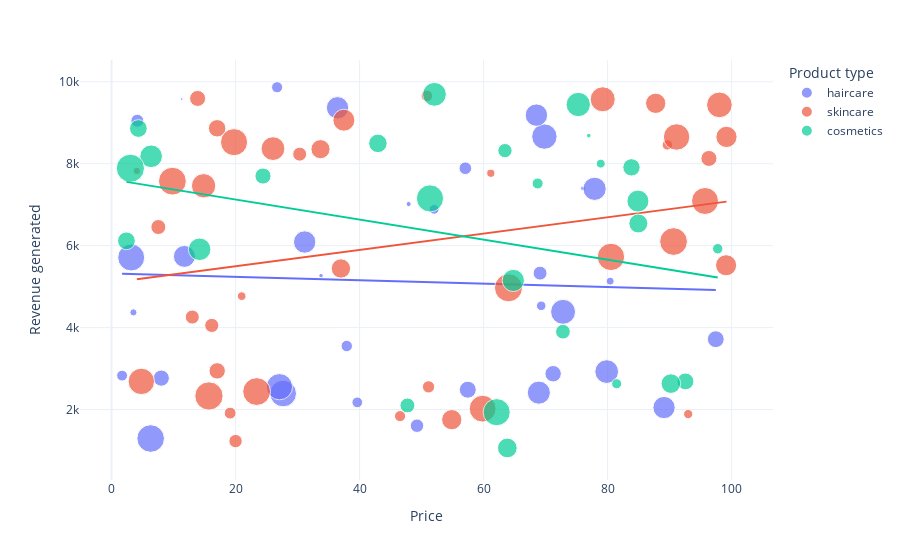

Source (notebook cell):
### Markdown cell above
-----Revenue and Sales Analysis-----

### Code cell
fig = px.scatter(df, x ='Price', y='Revenue generated', color="Product type",size="Number of products sold",trendline="ols")
fig.show()

### Figure 1 — Plotly figure (JSON) as saved in the notebook; plotly's stock layout.template omitted (floating-point values rounded to 4 significant figures)
{"data": [{"hovertemplate": "Product type=haircare<br>Price=%{x}<br>Revenue generated=%{y}<br>Number of products sold=%{marker.size}<extra></extra>", "legendgroup": "haircare", "marker": {"color": "#636efa", "size": [802, 8, 147, 336, 620, 884, 209, 142, 353, 327, 598, 24, 859, 29, 154, 622, 701, 227, 117, 163, 32, 904, 241, 359, 946, 198, 774, 663, 618, 79, 114, 672, 62, 627], "sizemode": "area", "sizeref": 2.49, "symbol": "circle"}, "mode": "markers", "name": "haircare", "orientation": "v", "showlegend": true, "type": "scatter", "x": [69.81, 11.32, 1.7, 71.21, 36.44, 27.68, 4.156, 39.63, 97.45, 8.023, 11.74, 33.78, 27.08, 76.04, 26.7, 31.15, 79.86, 49.26, 52.03, 37.93, 47.91, 3.17, 69.11, 57.45, 6.307, 57.06, 72.82, 68.91, 89.1, 80.41, 69.29, 77.9, 3.526, 68.52], "xaxis": "x", "y": [8662.0, 9578.0, 2828.0, 2874.0, 9365.0, 2391.0, 9049.0, 2175.0, 3716.0, 2766.0, 5737.0, 5268.0, 2557.0, 7397.0, 9866.0, 6088.0, 2926.0, 1606.0, 6886.0, 3550.0, 7015.0, 5710.0, 5328.0, 2484.0, 1292.0, 7889.0, 4384.0, 2412.0, 2048.0, 5134.0, 4531.0, 7386.0, 4371.0, 9185.0], "yaxis": "y"}, {"hovertemplate": "<b>OLS trendline</b><br>Revenue generated = -4.1918 * Price + 5323.92<br>R<sup>2</sup>=0.002087<br><br>Product type=haircare<br>Price=%{x}<br>Revenue generated=%{y} <b>(trend)</b><extra></extra>", "legendgroup": "haircare", "marker": {"color": "#636efa", "symbol": "circle"}, "mode": "lines", "name": "haircare", "showlegend": false, "type": "scatter", "x": [1.7, 3.17, 3.526, 4.156, 6.307, 8.023, 11.32, 11.74, 26.7, 27.08, 27.68, 31.15, 33.78, 36.44, 37.93, 39.63, 47.91, 49.26, 52.03, 57.06, 57.45, 68.52, 68.91, 69.11, 69.29, 69.81, 71.21, 72.82, 76.04, 77.9, 79.86, 80.41, 89.1, 97.45], "xaxis": "x", "y": [5317.0, 5311.0, 5309.0, 5307.0, 5297.0, 5290.0, 5276.0, 5275.0, 5212.0, 5210.0, 5208.0, 5193.0, 5182.0, 5171.0, 5165.0, 5158.0, 5123.0, 5117.0, 5106.0, 5085.0, 5083.0, 5037.0, 5035.0, 5034.0, 5033.0, 5031.0, 5025.0, 5019.0, 5005.0, 4997.0, 4989.0, 4987.0, 4950.0, 4915.0], "yaxis": "y"}, {"hovertemplate": "Product type=skincare<br>Price=%{x}<br>Revenue generated=%{y}<br>Number of products sold=%{marker.size}<extra></extra>", "legendgroup": "skincare", "marker": {"color": "#EF553B", "size": [736, 83, 871, 65, 980, 996, 960, 249, 562, 469, 280, 187, 320, 168, 781, 602, 963, 963, 176, 933, 556, 155, 910, 820, 242, 93, 896, 380, 246, 134, 457, 704, 513, 511, 106, 872, 336, 223, 320, 913], "sizemode": "area", "sizeref": 2.49, "symbol": "circle"}, "mode": "markers", "name": "skincare", "orientation": "v", "showlegend": true, "type": "scatter", "x": [14.84, 61.16, 4.805, 4.078, 64.02, 15.71, 90.64, 16.16, 99.17, 36.99, 7.547, 51.12, 96.34, 50.85, 79.21, 37.47, 9.813, 23.4, 19.13, 80.54, 99.11, 46.53, 95.71, 98.03, 30.34, 20.99, 59.84, 17.03, 13.02, 89.63, 33.7, 26.03, 87.76, 54.87, 93.0, 91.13, 17.03, 20.0, 13.88, 19.75], "xaxis": "x", "y": [7461.0, 7767.0, 2687.0, 7823.0, 4971.0, 2331.0, 6100.0, 4053.0, 8654.0, 5442.0, 6454.0, 2553.0, 8128.0, 9655.0, 9572.0, 9062.0, 7573.0, 2438.0, 1912.0, 5725.0, 5521.0, 1840.0, 7089.0, 9436.0, 8232.0, 4767.0, 2021.0, 8864.0, 4257.0, 8459.0, 8355.0, 8368.0, 9474.0, 1752.0, 1889.0, 8652.0, 2943.0, 1230.0, 9593.0, 8526.0], "yaxis": "y"}, {"hovertemplate": "<b>OLS trendline</b><br>Revenue generated = 19.9126 * Price + 5099.65<br>R<sup>2</sup>=0.054398<br><br>Product type=skincare<br>Price=%{x}<br>Revenue generated=%{y} <b>(trend)</b><extra></extra>", "legendgroup": "skincare", "marker": {"color": "#EF553B", "symbol": "circle"}, "mode": "lines", "name": "skincare", "showlegend": false, "type": "scatter", "x": [4.078, 4.805, 7.547, 9.813, 13.02, 13.88, 14.84, 15.71, 16.16, 17.03, 17.03, 19.13, 19.75, 20.0, 20.99, 23.4, 26.03, 30.34, 33.7, 36.99, 37.47, 46.53, 50.85, 51.12, 54.87, 59.84, 61.16, 64.02, 79.21, 80.54, 87.76, 89.63, 90.64, 91.13, 93.0, 95.71, 96.34, 98.03, 99.11, 99.17], "xaxis": "x", "y": [5181.0, 5195.0, 5250.0, 5295.0, 5359.0, 5376.0, 5395.0, 5412.0, 5421.0, 5439.0, 5439.0, 5481.0, 5493.0, 5498.0, 5518.0, 5566.0, 5618.0, 5704.0, 5771.0, 5836.0, 5846.0, 6026.0, 6112.0, 6118.0, 6192.0, 6291.0, 6318.0, 6374.0, 6677.0, 6703.0, 6847.0, 6884.0, 6904.0, 6914.0, 6951.0, 7006.0, 7018.0, 7052.0, 7073.0, 7074.0], "yaxis": "y"}, {"hovertemplate": "Product type=cosmetics<br>Price=%{x}<br>Revenue generated=%{y}<br>Number of products sold=%{marker.size}<extra></extra>", "legendgroup": "cosmetics", "marker": {"color": "#00cc96", "size": [426, 150, 126, 601, 391, 352, 394, 253, 616, 449, 705, 919, 99, 633, 484, 270, 637, 478, 375, 25, 737, 134, 916, 276, 987, 324], "sizemode": "area", "sizeref": 2.49, "symbol": "circle"}, "mode": "markers", "name": "cosmetics", "orientation": "v", "showlegend": true, "type": "scatter", "x": [42.96, 68.72, 81.46, 84.89, 4.324, 92.56, 2.397, 63.45, 64.8, 84.96, 52.08, 51.36, 78.9, 14.2, 63.83, 72.8, 6.382, 90.2, 83.85, 76.96, 75.27, 97.76, 62.11, 47.71, 3.038, 24.42], "xaxis": "x", "y": [8496.0, 7517.0, 2629.0, 7087.0, 8858.0, 2686.0, 6117.0, 8319.0, 5150.0, 6541.0, 9692.0, 7152.0, 8002.0, 5911.0, 1062.0, 3900.0, 8180.0, 2633.0, 7911.0, 8685.0, 9445.0, 5925.0, 1935.0, 2100.0, 7888.0, 7698.0], "yaxis": "y"}, {"hovertemplate": "<b>OLS trendline</b><br>Revenue generated = -24.4531 * Price + 7615.01<br>R<sup>2</sup>=0.081280<br><br>Product type=cosmetics<br>Price=%{x}<br>Revenue generated=%{y} <b>(trend)</b><extra></extra>", "legendgroup": "cosmetics", "marker": {"color": "#00cc96", "symbol": "circle"}, "mode": "lines", "name": "cosmetics", "showlegend": false, "type": "scatter", "x": [2.397, 3.038, 4.324, 6.382, 14.2, 24.42, 42.96, 47.71, 51.36, 52.08, 62.11, 63.45, 63.83, 64.8, 68.72, 72.8, 75.27, 76.96, 78.9, 81.46, 83.85, 84.89, 84.96, 90.2, 92.56, 97.76], "xaxis": "x", "y": [7556.0, 7541.0, 7509.0, 7459.0, 7268.0, 7018.0, 6565.0, 6448.0, 6359.0, 6342.0, 6096.0, 6064.0, 6054.0, 6031.0, 5935.0, 5835.0, 5774.0, 5733.0, 5686.0, 5623.0, 5565.0, 5539.0, 5538.0, 5409.0, 5352.0, 5224.0], "yaxis": "y"}], "layout": {"legend": {"itemsizing": "constant", "title": {"text": "Product type"}, "tracegroupgap": 0}, "margin": {"t": 60}, "xaxis": {"anchor": "y", "domain": [0, 1], "title": {"text": "Price"}}, "yaxis": {"anchor": "x", "domain": [0, 1], "title": {"text": "Revenue generated"}}}}
